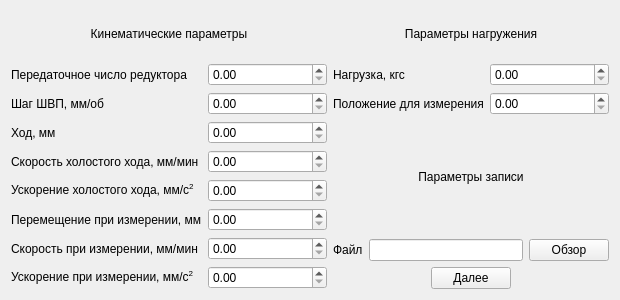
<?xml version="1.0" encoding="UTF-8"?>
<ui version="4.0">
 <class>Form</class>
 <widget class="QWidget" name="Form">
  <property name="geometry">
   <rect>
    <x>0</x>
    <y>0</y>
    <width>620</width>
    <height>300</height>
   </rect>
  </property>
  <property name="windowTitle">
   <string>Form</string>
  </property>
  <layout class="QGridLayout" name="gridLayout">
   <item row="4" column="1">
    <widget class="QDoubleSpinBox" name="doubleSpinBox_9"/>
   </item>
   <item row="3" column="2" rowspan="6" colspan="2">
    <layout class="QGridLayout" name="gridLayout_2">
     <item row="0" column="0">
      <widget class="QLabel" name="label_13">
       <property name="text">
        <string>Параметры записи</string>
       </property>
       <property name="alignment">
        <set>Qt::AlignCenter</set>
       </property>
      </widget>
     </item>
     <item row="1" column="0">
      <layout class="QHBoxLayout" name="horizontalLayout">
       <item>
        <widget class="QLabel" name="label_4">
         <property name="text">
          <string>Файл</string>
         </property>
        </widget>
       </item>
       <item>
        <widget class="QLineEdit" name="lineEdit"/>
       </item>
       <item>
        <widget class="QPushButton" name="pushButton_2">
         <property name="text">
          <string>Обзор</string>
         </property>
        </widget>
       </item>
      </layout>
     </item>
     <item row="2" column="0">
      <layout class="QHBoxLayout" name="horizontalLayout_2">
       <item>
        <spacer name="horizontalSpacer">
         <property name="orientation">
          <enum>Qt::Horizontal</enum>
         </property>
         <property name="sizeHint" stdset="0">
          <size>
           <width>40</width>
           <height>20</height>
          </size>
         </property>
        </spacer>
       </item>
       <item>
        <widget class="QPushButton" name="pushButton">
         <property name="text">
          <string>Далее</string>
         </property>
        </widget>
       </item>
       <item>
        <spacer name="horizontalSpacer_2">
         <property name="orientation">
          <enum>Qt::Horizontal</enum>
         </property>
         <property name="sizeHint" stdset="0">
          <size>
           <width>40</width>
           <height>20</height>
          </size>
         </property>
        </spacer>
       </item>
      </layout>
     </item>
    </layout>
   </item>
   <item row="0" column="0" colspan="2">
    <widget class="QLabel" name="label_14">
     <property name="text">
      <string>Кинематические параметры</string>
     </property>
     <property name="alignment">
      <set>Qt::AlignCenter</set>
     </property>
    </widget>
   </item>
   <item row="3" column="1">
    <widget class="QDoubleSpinBox" name="doubleSpinBox_5"/>
   </item>
   <item row="7" column="1">
    <widget class="QDoubleSpinBox" name="doubleSpinBox_7"/>
   </item>
   <item row="8" column="1">
    <widget class="QDoubleSpinBox" name="doubleSpinBox_6"/>
   </item>
   <item row="1" column="1">
    <widget class="QDoubleSpinBox" name="doubleSpinBox"/>
   </item>
   <item row="1" column="2">
    <widget class="QLabel" name="label_3">
     <property name="text">
      <string>Нагрузка, кгс</string>
     </property>
    </widget>
   </item>
   <item row="1" column="3">
    <widget class="QDoubleSpinBox" name="doubleSpinBox_4"/>
   </item>
   <item row="2" column="0">
    <widget class="QLabel" name="label_2">
     <property name="text">
      <string>Шаг ШВП, мм/об</string>
     </property>
    </widget>
   </item>
   <item row="2" column="1">
    <widget class="QDoubleSpinBox" name="doubleSpinBox_2"/>
   </item>
   <item row="2" column="2">
    <widget class="QLabel" name="label_5">
     <property name="text">
      <string>Положение для измерения</string>
     </property>
    </widget>
   </item>
   <item row="2" column="3">
    <widget class="QDoubleSpinBox" name="doubleSpinBox_3"/>
   </item>
   <item row="1" column="0">
    <widget class="QLabel" name="label">
     <property name="text">
      <string>Передаточное число редуктора</string>
     </property>
    </widget>
   </item>
   <item row="6" column="1">
    <widget class="QDoubleSpinBox" name="doubleSpinBox_8"/>
   </item>
   <item row="0" column="2" colspan="2">
    <widget class="QLabel" name="label_15">
     <property name="text">
      <string>Параметры нагружения</string>
     </property>
     <property name="alignment">
      <set>Qt::AlignCenter</set>
     </property>
    </widget>
   </item>
   <item row="5" column="1">
    <widget class="QDoubleSpinBox" name="doubleSpinBox_10"/>
   </item>
   <item row="3" column="0">
    <widget class="QLabel" name="label_6">
     <property name="text">
      <string>Ход, мм</string>
     </property>
    </widget>
   </item>
   <item row="4" column="0">
    <widget class="QLabel" name="label_7">
     <property name="text">
      <string>Скорость холостого хода, мм/мин</string>
     </property>
    </widget>
   </item>
   <item row="5" column="0">
    <widget class="QLabel" name="label_8">
     <property name="text">
      <string>Ускорение холостого хода, мм/с&lt;sup&gt;2&lt;/sup&gt;</string>
     </property>
    </widget>
   </item>
   <item row="6" column="0">
    <widget class="QLabel" name="label_9">
     <property name="text">
      <string>Перемещение при измерении, мм</string>
     </property>
    </widget>
   </item>
   <item row="7" column="0">
    <widget class="QLabel" name="label_10">
     <property name="text">
      <string>Скорость при измерении, мм/мин</string>
     </property>
    </widget>
   </item>
   <item row="8" column="0">
    <widget class="QLabel" name="label_11">
     <property name="text">
      <string>Ускорение при измерении, мм/с&lt;sup&gt;2&lt;/sup&gt;</string>
     </property>
    </widget>
   </item>
  </layout>
 </widget>
 <resources/>
 <connections/>
</ui>
